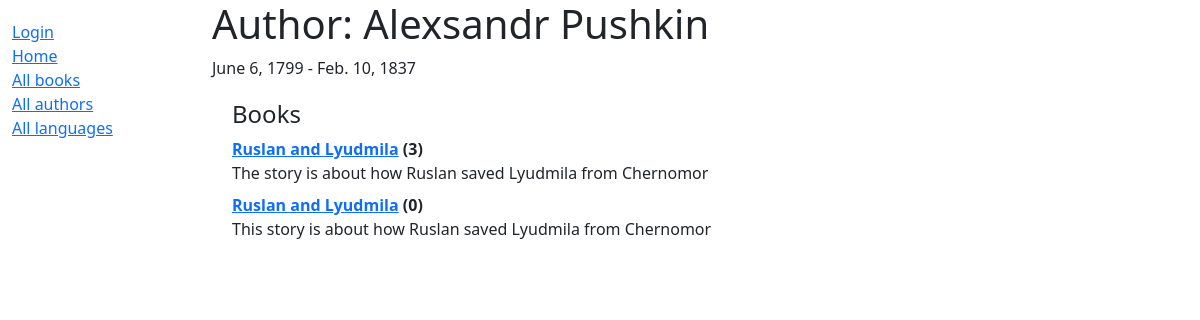
The app's page /catalog/author/1 with its own data.
### catalog/models.py (models this page shows, shortened)
class Author(models.Model):
    first_name = models.CharField(max_length=100)
    last_name = models.CharField(max_length=100)
    date_of_birth = models.DateField(null=True, blank=True)
    date_of_death = models.DateField('Died',null=True, blank=True)
    class Meta:
        ordering = ['first_name', 'last_name']
    def __str__(self):
        return f'{self.first_name} {self.last_name}'

class Book(models.Model):
    title = models.CharField(max_length=200)
    author = models.ForeignKey('Author', on_delete=models.RESTRICT, null=True)
    summary = models.TextField(
        max_length=100, help_text="Enter a brief description of the book")
    isbn = models.CharField('ISBN', max_length=13, unique=True, help_text="13 Character <a href='https://www.isbn-international.org/content/what'>")
    genre = models.ManyToManyField('Genre', help_text="Select a genre for this book")
    class Meta:
        ordering = ['title', 'author']
    def get_absolute_url(self):
        return reverse('book-detail', args=[str(self.id)])

### catalog/views.py (the view)
# urls.py: path('author/<int:pk>', views.AuthorDetailView.as_view(), name='author-detail'),
class AuthorDetailView(generic.DetailView):
    model = Author

### templates/catalog/author_detail.html (shortened to what this page needs)
<!DOCTYPE html>
<html lang="">
  <head>
  </head>
  <body>
   {% extends "base_generic.html" %}
{% block content %}
  <h1>Author: {{ author }}</h1>
  <p>{{ author.date_of_birth }} - {% if author.date_of_death %}{{ author.date_of_death }}{% endif %}</p>
  <div style="margin-left:20px;margin-top:20px">
    <h4>Books</h4>
    <dl>
      {% for book in author.book_set.all %}
        <dt><a href="{{ book.get_absolute_url }}">{{ book.title }}</a> ({{ book.bookinstance_set.all.count }})</dt>
        <dd>{{ book.summary }}</dd>
      {% empty %}
        <p>This author has no books.</p>
      {% endfor %}
    </dl>
  </div>
{% endblock %}
{% block sidebar %}
  {{ block.super }}
{% endblock %}

### records on screen
Author: date_of_birth "June 6, 1799", date_of_death "Feb. 10, 1837"
Book: title "Ruslan and Lyudmila", bookinstance_set.all.count "3", summary "The story is about how Ruslan saved Lyudmila from Chernomor"
Book: title "Ruslan and Lyudmila", bookinstance_set.all.count "0", summary "This story is about how Ruslan saved Lyudmila from Chernomor"
